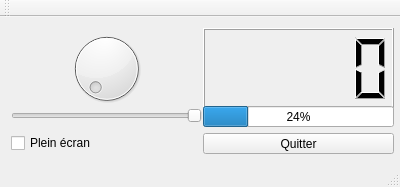
<?xml version="1.0" encoding="UTF-8"?>
<ui version="4.0">
 <class>MainWindow</class>
 <widget class="QMainWindow" name="MainWindow">
  <property name="geometry">
   <rect>
    <x>0</x>
    <y>0</y>
    <width>400</width>
    <height>187</height>
   </rect>
  </property>
  <property name="minimumSize">
   <size>
    <width>400</width>
    <height>187</height>
   </size>
  </property>
  <property name="windowTitle">
   <string>MainWindow</string>
  </property>
  <widget class="QWidget" name="centralWidget">
   <layout class="QGridLayout" name="gridLayout">
    <item row="0" column="0">
     <widget class="QDial" name="dial">
      <property name="minimumSize">
       <size>
        <width>191</width>
        <height>81</height>
       </size>
      </property>
     </widget>
    </item>
    <item row="0" column="1">
     <widget class="QLCDNumber" name="lcdNumber">
      <property name="minimumSize">
       <size>
        <width>191</width>
        <height>81</height>
       </size>
      </property>
     </widget>
    </item>
    <item row="1" column="0">
     <widget class="QSlider" name="horizontalSlider">
      <property name="minimumSize">
       <size>
        <width>191</width>
        <height>16</height>
       </size>
      </property>
      <property name="layoutDirection">
       <enum>Qt::RightToLeft</enum>
      </property>
      <property name="orientation">
       <enum>Qt::Horizontal</enum>
      </property>
     </widget>
    </item>
    <item row="1" column="1">
     <widget class="QProgressBar" name="progressBar">
      <property name="minimumSize">
       <size>
        <width>191</width>
        <height>21</height>
       </size>
      </property>
      <property name="value">
       <number>24</number>
      </property>
     </widget>
    </item>
    <item row="2" column="0">
     <widget class="QCheckBox" name="checkBox">
      <property name="minimumSize">
       <size>
        <width>191</width>
        <height>20</height>
       </size>
      </property>
      <property name="text">
       <string>Plein écran</string>
      </property>
     </widget>
    </item>
    <item row="2" column="1">
     <widget class="QPushButton" name="pushButton">
      <property name="minimumSize">
       <size>
        <width>191</width>
        <height>21</height>
       </size>
      </property>
      <property name="text">
       <string>Quitter</string>
      </property>
     </widget>
    </item>
   </layout>
  </widget>
  <widget class="QMenuBar" name="menuBar">
   <property name="geometry">
    <rect>
     <x>0</x>
     <y>0</y>
     <width>400</width>
     <height>22</height>
    </rect>
   </property>
  </widget>
  <widget class="QToolBar" name="mainToolBar">
   <attribute name="toolBarArea">
    <enum>TopToolBarArea</enum>
   </attribute>
   <attribute name="toolBarBreak">
    <bool>false</bool>
   </attribute>
  </widget>
  <widget class="QStatusBar" name="statusBar"/>
 </widget>
 <layoutdefault spacing="6" margin="11"/>
 <resources/>
 <connections>
  <connection>
   <sender>dial</sender>
   <signal>valueChanged(int)</signal>
   <receiver>horizontalSlider</receiver>
   <slot>setValue(int)</slot>
   <hints>
    <hint type="sourcelabel">
     <x>136</x>
     <y>90</y>
    </hint>
    <hint type="destinationlabel">
     <x>135</x>
     <y>125</y>
    </hint>
   </hints>
  </connection>
  <connection>
   <sender>dial</sender>
   <signal>valueChanged(int)</signal>
   <receiver>lcdNumber</receiver>
   <slot>display(int)</slot>
   <hints>
    <hint type="sourcelabel">
     <x>175</x>
     <y>87</y>
    </hint>
    <hint type="destinationlabel">
     <x>249</x>
     <y>84</y>
    </hint>
   </hints>
  </connection>
  <connection>
   <sender>dial</sender>
   <signal>valueChanged(int)</signal>
   <receiver>progressBar</receiver>
   <slot>setValue(int)</slot>
   <hints>
    <hint type="sourcelabel">
     <x>189</x>
     <y>101</y>
    </hint>
    <hint type="destinationlabel">
     <x>254</x>
     <y>128</y>
    </hint>
   </hints>
  </connection>
 </connections>
</ui>
